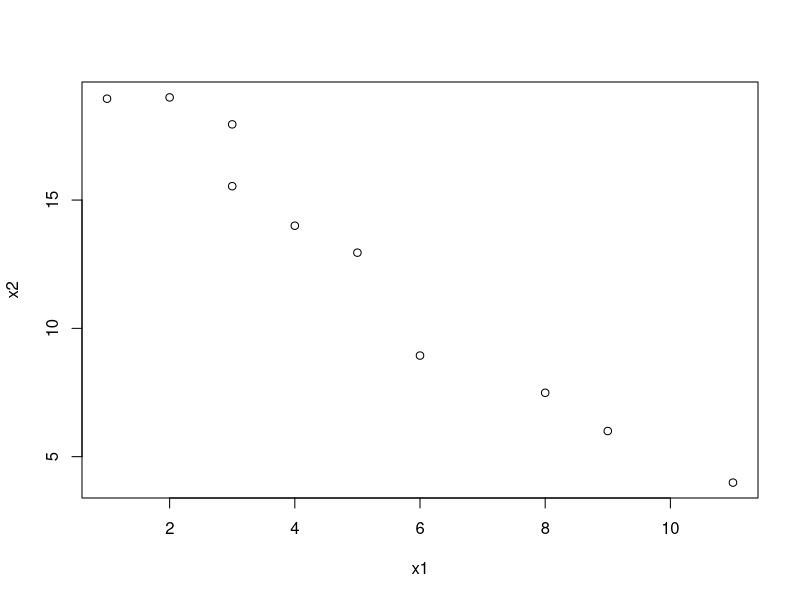
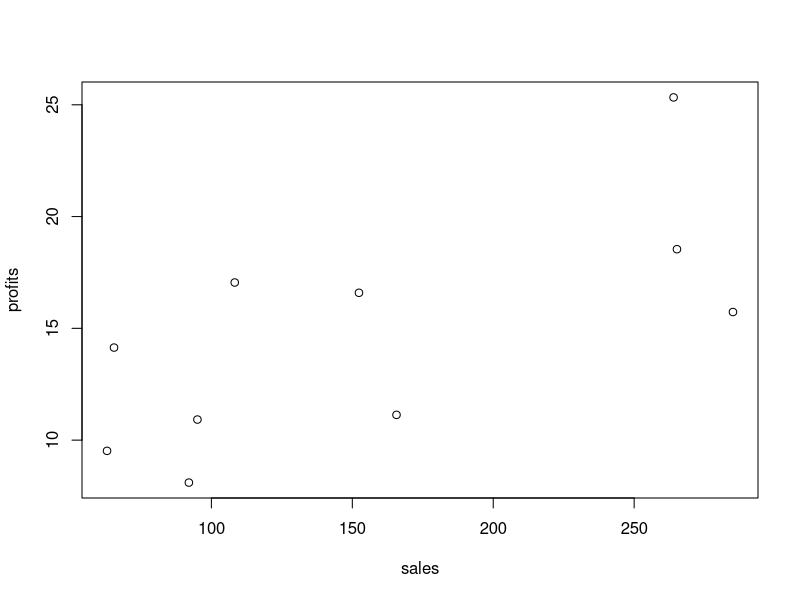
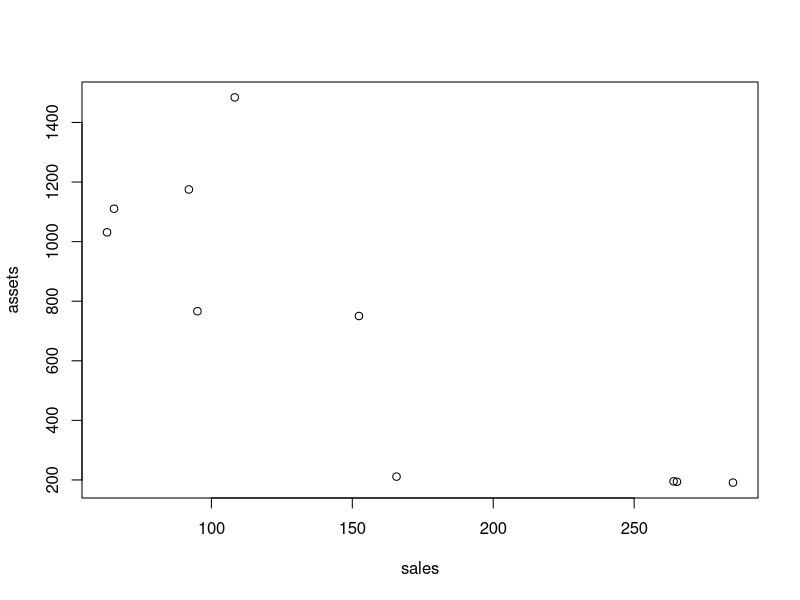
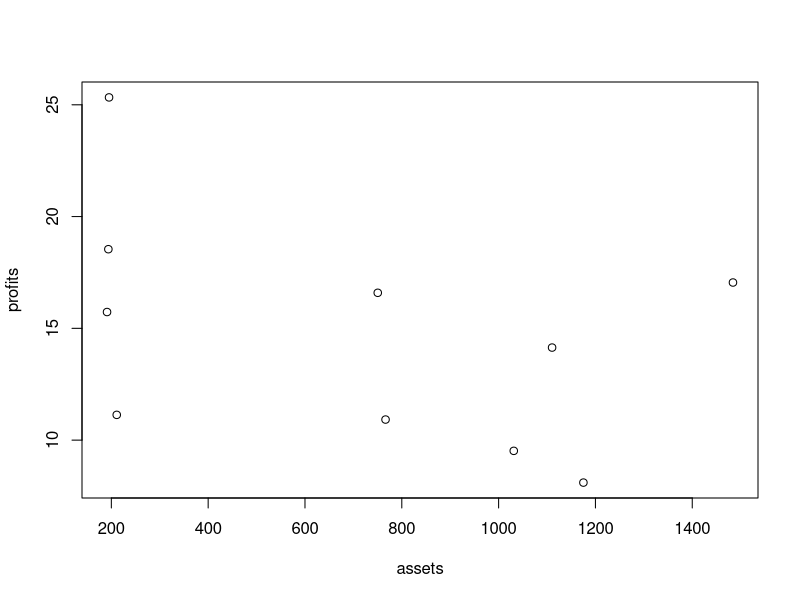

Here is the R script that generated these plots, in order:
x1=c(1,2,3,3,4,5,6,8,9,11)
x2=c(18.95, 19, 17.95, 15.54, 14, 12.95, 8.94, 7.49, 6, 3.99)
data=cbind(x1,x2)
data

#a)
plot(x2~x1, data=data)

#b)
#the sample covariance s_12 is negative

#c)
mean(x1)
mean(x2)
var(x1)
var(x2)
cov(x1,x2)
cor(x1,x2)

#d)
apply(data,1,mean)
var(data)
cor(data)

#######################################
sales=c(108.28, 152.36, 95.04, 65.45, 62.97, 263.99, 265.19, 285.06, 92.01, 165.68)
profits=c(17.05, 16.59, 10.92, 14.14, 9.52, 25.33, 18.54, 15.73, 8.1, 11.13)
assets=c(1484.1, 750.33, 766.42, 1110.46, 1031.29, 195.26, 193.83, 191.11, 1175.16, 211.15)
data=cbind(sales,profits,assets)
data

plot(profits~sales, data=data)

mean(sales)
mean(profits)
var(sales)
var(profits)
cov(sales,profits)
cor(sales, profits)

############################################
sales=c(108.28, 152.36, 95.04, 65.45, 62.97, 263.99, 265.19, 285.06, 92.01, 165.68)
profits=c(17.05, 16.59, 10.92, 14.14, 9.52, 25.33, 18.54, 15.73, 8.1, 11.13)
assets=c(1484.1, 750.33, 766.42, 1110.46, 1031.29, 195.26, 193.83, 191.11, 1175.16, 211.15)
data=cbind(sales,profits,assets)
data

plot(assets~sales, data=data)
plot(profits~assets, data=data)

apply(data,2,mean)
var(data)
cor(data)

###########################################
data=read.csv("Air_pollution.csv")
data

apply(data,2,mean)
cov(data)
cor(data)

#########################################
data=read.csv("T1_9_National_track_records_for_women.csv")

apply(data[-1],2,mean)
cov(data[-1])
cor(data[-1])
